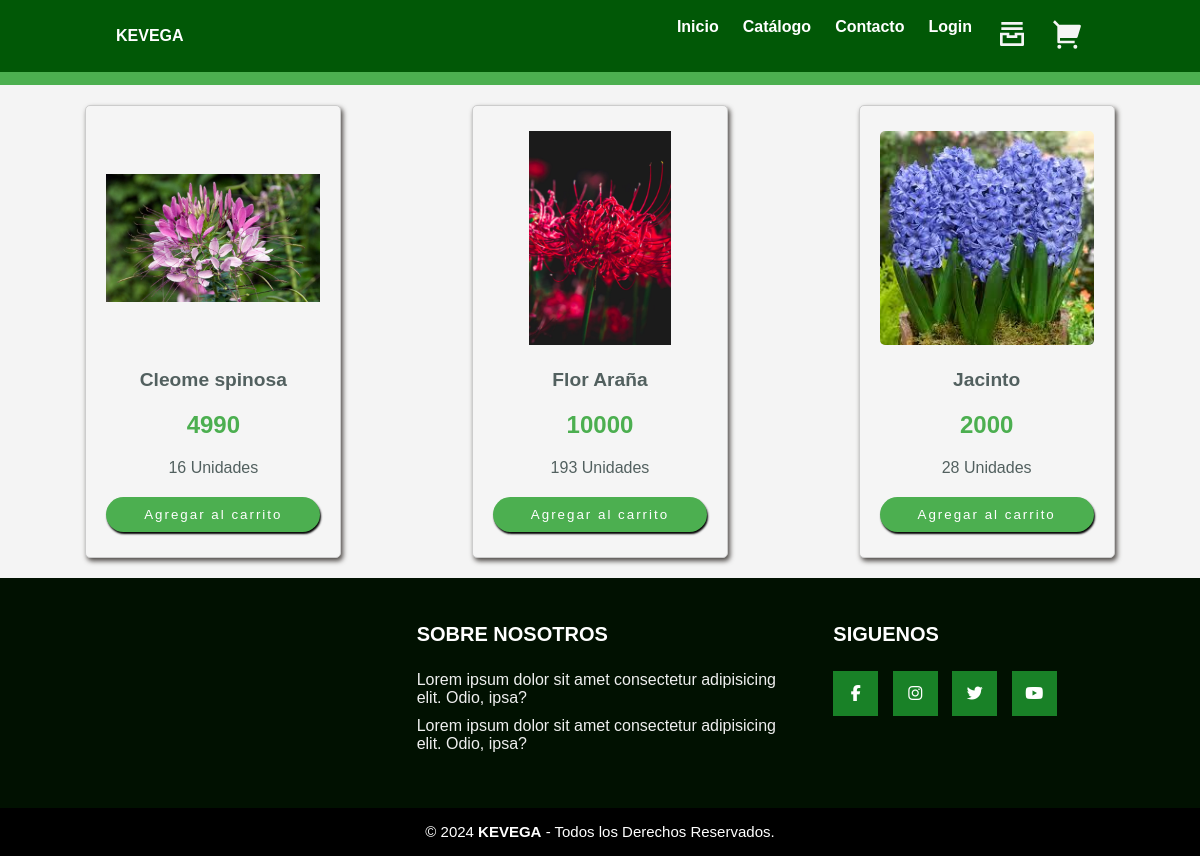
The page /catalogo/ on the database as committed earlier.
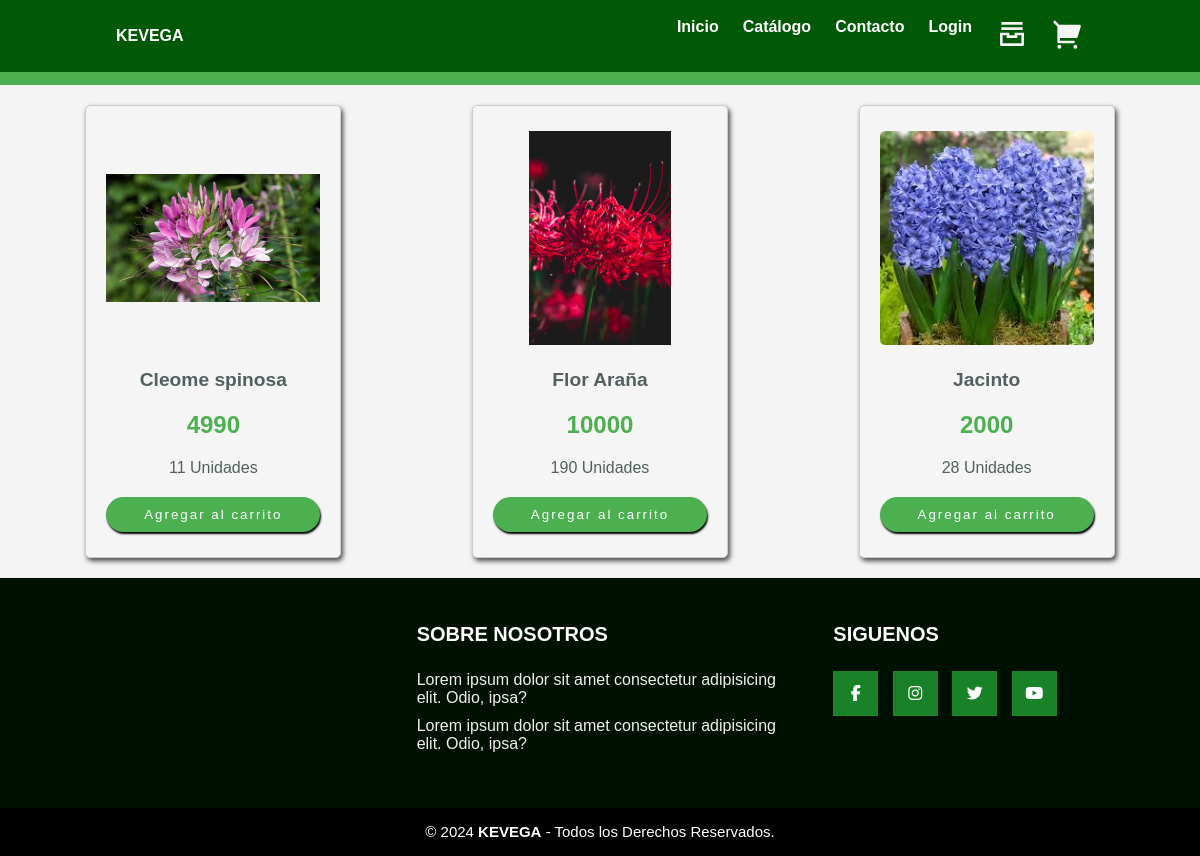
The same page on the database as committed later.
### core/models.py (models this page shows, shortened)
class Product(models.Model):
    id = models.BigAutoField(primary_key=True)
    name = models.CharField(max_length=255)
    description = models.TextField()
    price = models.IntegerField()
    stock = models.IntegerField(default=0)
    image = models.ImageField(upload_to='products/', null=True, blank=True)

### core/views.py (the view)
# urls.py: path('catalogo/', catalogo, name="catalogo"),
def catalogo(request):
    data = Product.objects.all()
    context={
        "productos": data
    }
    return render(request, 'core/catalogo.html',context)

### core/templates/core/catalogo.html (shortened to what this page needs)
{% extends 'core/base.html' %}
{% block contenido %}
<section class="hero">
  <div class="hero-logo">
    <h1 class="font-style-1" style="color: aliceblue;">Catalogo</h1>
  </div>
</section>
<div id="tienda-contenedor">
  {% for producto in productos %}
  <div class="item">
    <div>
      <img class="imagen" src="{{ producto.image.url }}" alt="{{ producto.name }}">
    </div>
    <div class="titulo">
      {{ producto.name }}
    </div>
    <div class="precio">
      {{ producto.price }}
    </div>
    <div class="cantidad">
      {{ producto.stock }} Unidades
    </div>
    <div class="acciones">
      <form action="{% url 'agregar_carrito' %}" method="POST" autocomplete="off">
        <button class="agregar" type="submit">Agregar al carrito</button>
      </form>
    </div>
  </div>
  {% endfor %}
</div>
{% endblock contenido %}

Rows that differ between the two databases and show on the page:
changed Product "Cleome spinosa": stock "16" → "11"
changed Product "Flor Araña": stock "193" → "190"
